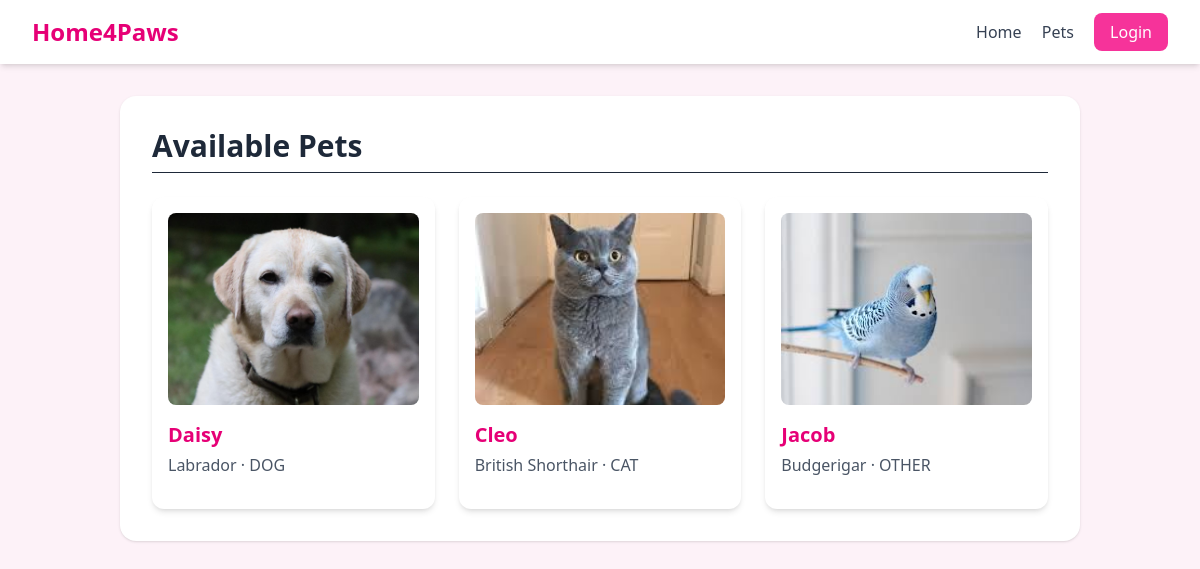
/pets/, run on the app's committed database.
### core/models.py (models this page shows, shortened)
class Pet(models.Model):#all of the pets
    PET_TYPE_CHOICES = [
        ('DOG', 'Dog'),
        ('CAT', 'Cat'),
        ('OTHER', 'Other'),
    ]
    STATUS_CHOICES = [
        ('AVAILABLE', 'Available'),
        ('ADOPTED', 'Adopted'),
    ]
    shelter = models.ForeignKey(Shelter, on_delete=models.CASCADE)
    name = models.CharField(max_length=100)
    pet_type = models.CharField(max_length=10, choices=PET_TYPE_CHOICES)
    breed = models.CharField(max_length=100)
    age = models.IntegerField()
    gender = models.CharField(max_length=10)
    description = models.TextField()
    vaccination_status = models.BooleanField(default=False)
    status = models.CharField(max_length=10, choices=STATUS_CHOICES, default='AVAILABLE')
    image = models.ImageField(upload_to='pet_images/', blank=True, null=True)

### core/views.py (the view)
# urls.py: path('pets/', views.pet_list, name='pet_list'),
def pet_list(request):
    pets = Pet.objects.all()
    return render(request, 'core/pet_list.html', {'pets': pets})

### core/templates/core/pet_list.html (shortened to what this page needs)
{% extends 'core/base.html' %}
{% block content %}
<h1 class="text-3xl font-bold text-gray-800 mb-6 border-b pb-2">
    Available Pets
</h1>
<div class="grid grid-cols-1 md:grid-cols-2 lg:grid-cols-3 gap-6">
    {% for pet in pets %}
        <div class="bg-white rounded-xl shadow-md p-4 hover:shadow-lg transition">
            {% if pet.image %}
                <img src="{{ pet.image.url }}" alt="{{ pet.name }}" class="w-full h-48 object-cover rounded-lg mb-4">
            {% endif %}
            <a href="{% url 'pet_detail' pet.id %}">
                <h2 class="text-xl font-semibold text-pink-600 hover:text-pink-700">
                    {{ pet.name }}
                </h2>
            </a>
            <p class="text-gray-600 mt-1">
                {{ pet.breed }} · {{ pet.pet_type }}
            </p>
        </div>
    {% empty %}
        <p class="text-gray-600">No pets available right now.</p>
    {% endfor %}
</div>
{% endblock %}

### data on the page
Pet: image (picture), name "Daisy", breed "Labrador", pet_type "DOG"
Pet: image (picture), name "Cleo", breed "British Shorthair", pet_type "CAT"
Pet: image (picture), name "Jacob", breed "Budgerigar", pet_type "OTHER"
